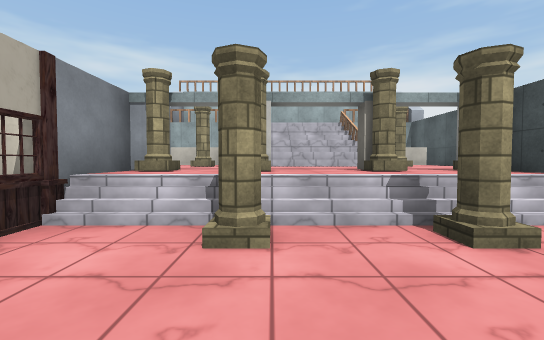
[1] (above)

24 first-person views from a walk through a 3-D level made in the Unity game engine. The camera is 1.3 m above the floor, tilts 2° down and sees 90° across. The floor is counted in squares, 2 m on a side. Each view is taken from the middle of a square. On the plan, view 1 faces up. The plan holds only what a view shows up to about 9 squares ahead; the rest is blank. The player is left out. Some animated figures are left out. Door leaves are left out, so doorways stand open. Some surface patterns are stand-ins.

[2]
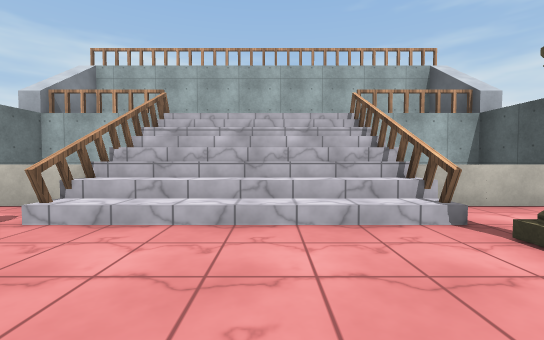

[3]
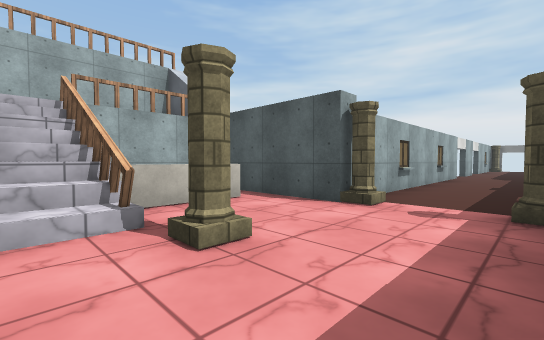

[4]
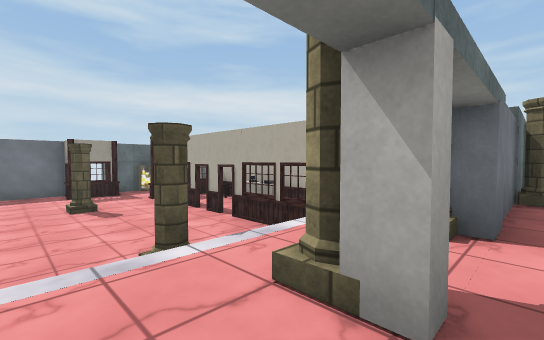

[5]
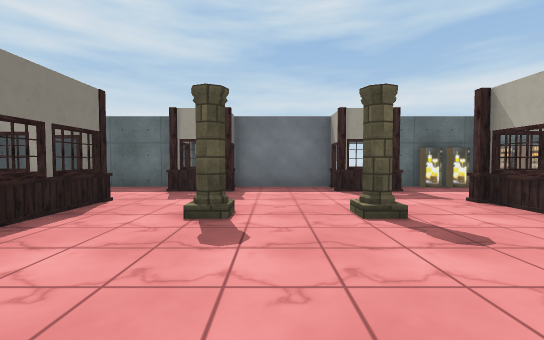

[6]
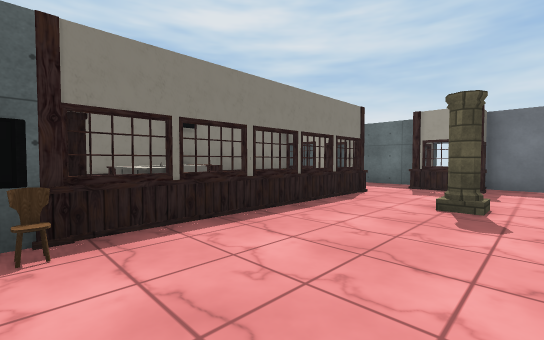

[7]
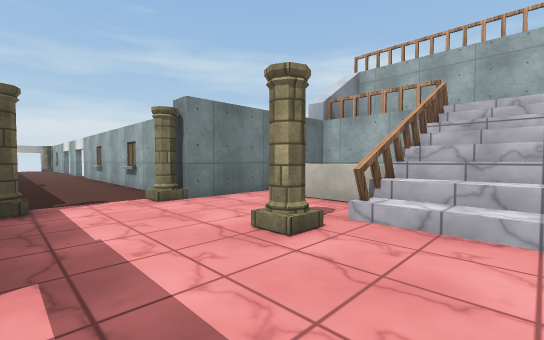

[8]
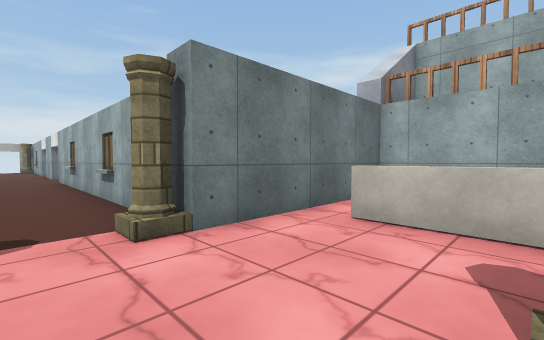

[9]
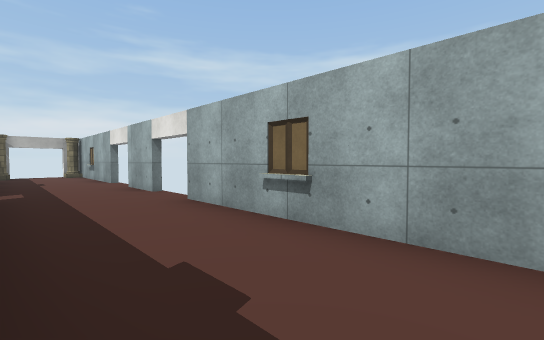

[10]
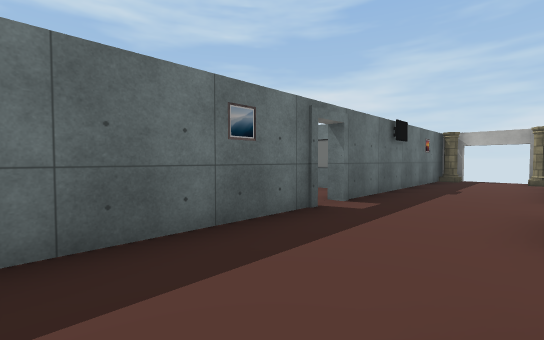

[11]
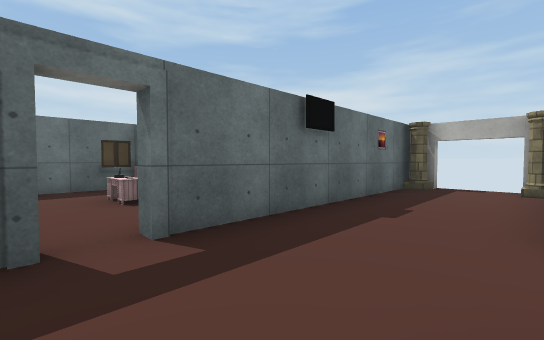

[12]
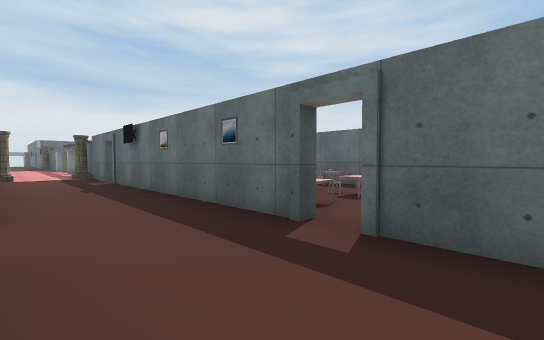

[13]
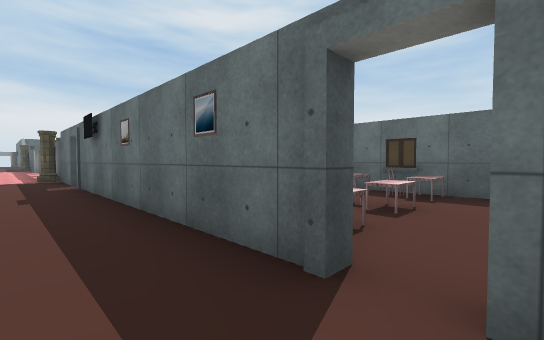

[14]
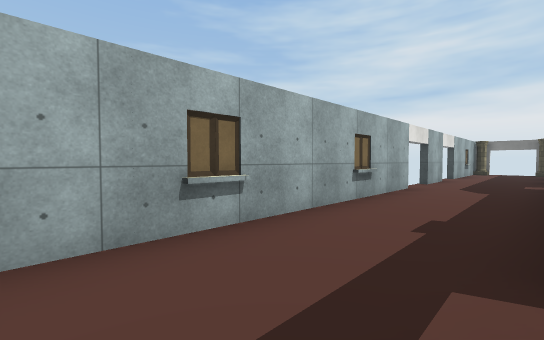

[15]
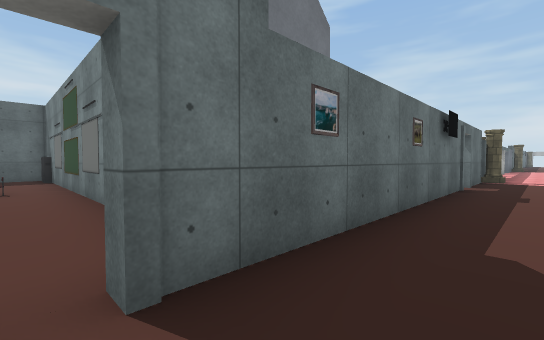

[16]
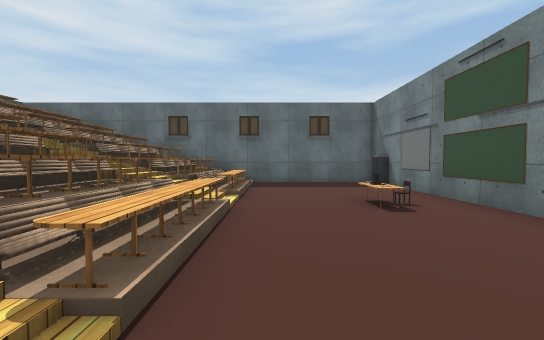

[17]
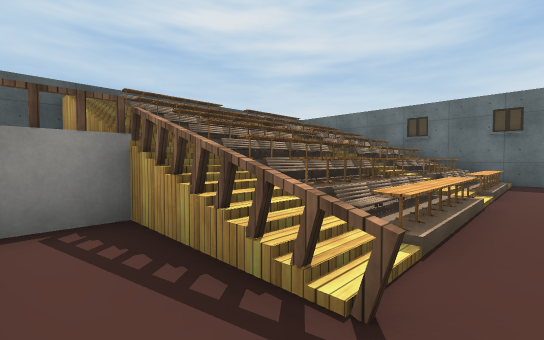

[18]
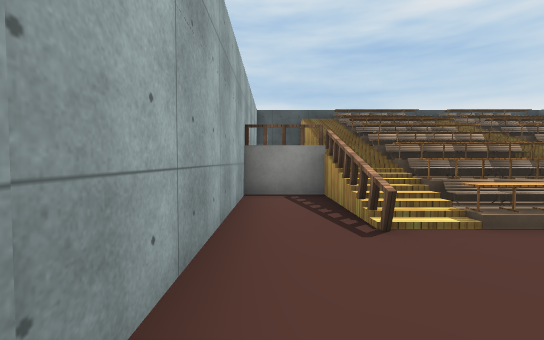

[19]
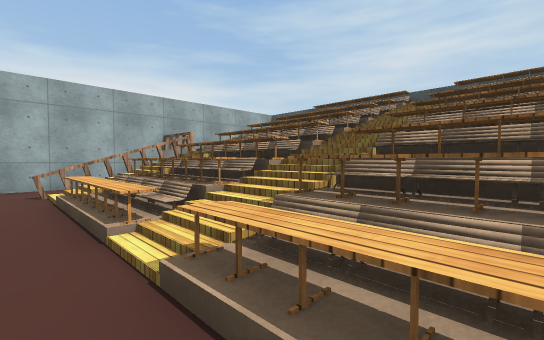

[20]
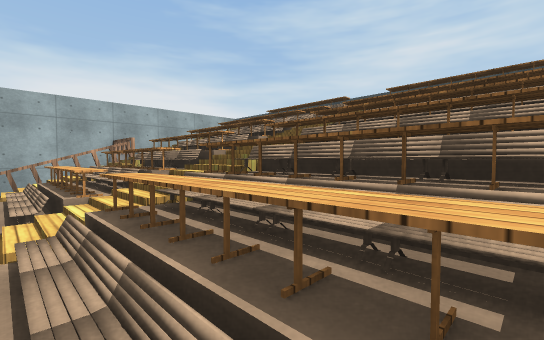

[21]
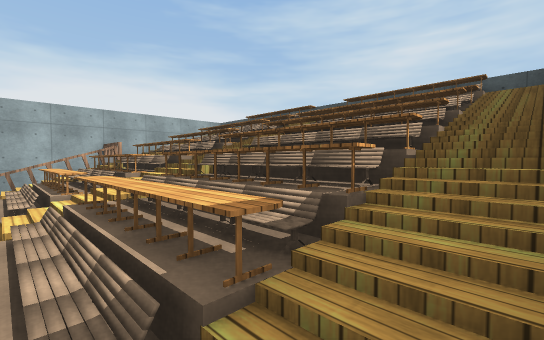

[22]
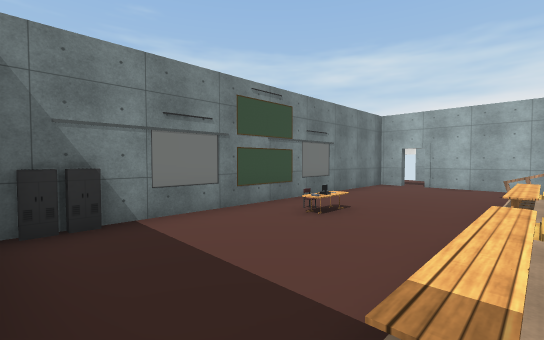

[23]
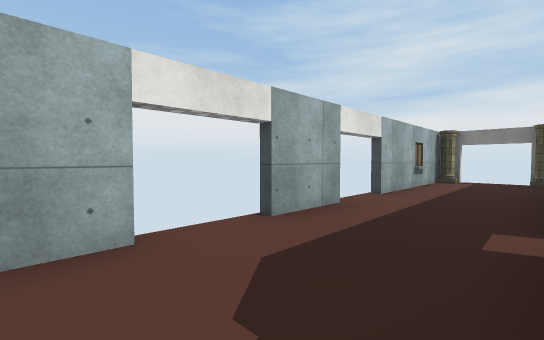

[24]
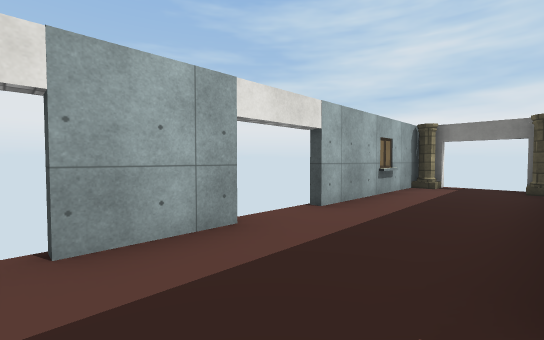

### Floor plan
Key: @ floor where view 1 was taken; # wall or solid block; . main floor; : floor 0.25 m higher than the main floor; - floor 0.25 m lower than the main floor; + floor 1 m higher than the main floor; _ floor 1 m lower than the main floor; * floor 2 m higher than the main floor; % floor 3.5 m higher than the main floor; / step, stairs or slope; D open door; = window, fence, low wall or low ledge; ^ raised ledge; C column; F fence; H chair; P projector; E desk; T table; O other object.
Columns run from 21 left of view 1 to 26 right of it. Each row starts with its distance up from view 1.
 14                 ###########
 13                 #%         #
 12                 #%         #
 11                 #.FF F//FFF#
 10                 #.  *///F  #
  9                 #.OO////FOO#
  8   ##      #######...F///F..########  #  ###
  7 C...............C..C....C..C...............C#
  6 ............................................
  5 C...##DD#.###.D.C.##.......C.DD......D#####C##
  4  ######T    ## ####C.C.CO#  #  ######......## ##
  3     #PET.O         -C////           #...FF##   #
  2        TO          #_C_CHO          #...=TTOTOO=
  1        TOO       ###_____O          #...//TTOOO=
  0      ######        D_@___#          #O..//TTTOO=
 -1                    D_____#          #:T.T+/////^
 -2                  ###_C_C_#          #.../TTTTOO=
 -3                  ##C_____C #        O...//TTOOT=
 -4                  #________ #        O.../TTTTOT=
 -5                  #_C#C_CC_          O...///////^
 -6                  ###########         #########

Where each view was taken, in squares from view 1:
view 1: 0 up, 0 right, facing up
view 2: 5 up, 1 right, facing up
view 3: 5 up, 2 right, facing up-right
view 4: 5 up, 1 right, facing down-left
view 5: 1 up, 1 right, facing down
view 6: 2 up, 1 right, facing down-right
view 7: 5 up, 0 right, facing up-left
view 8: 6 up, 2 left, facing up-left
view 9: 5 up, 8 left, facing up-left
view 10: 7 up, 11 left, facing down-left
view 11: 7 up, 14 left, facing down-left
view 12: 7 up, 16 left, facing down-right
view 13: 6 up, 15 left, facing down-right
view 14: 5 up, 7 right, facing up-right
view 15: 6 up, 16 right, facing down-left
view 16: 3 up, 18 right, facing down
view 17: 4 up, 18 right, facing down-right
view 18: 4 up, 16 right, facing right
view 19: 3 down, 18 right, facing up-right
view 20: 4 down, 19 right, facing up-right
view 21: 5 down, 19 right, facing up-right
view 22: 5 down, 19 right, facing up-left
view 23: 5 up, 13 right, facing up-right
view 24: 5 up, 15 right, facing up-right
